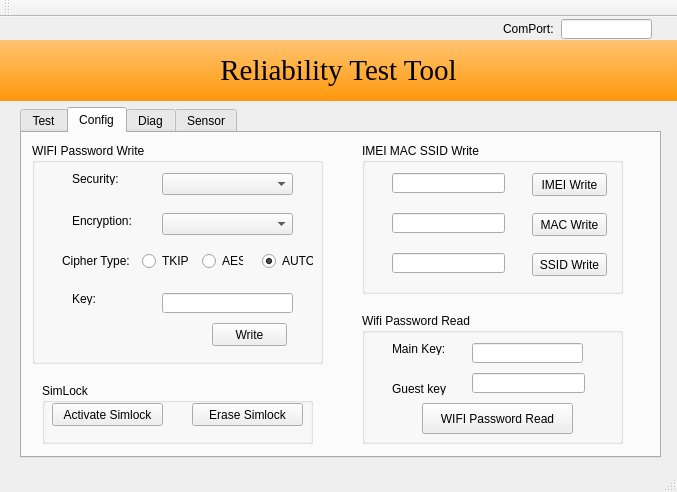
<?xml version="1.0" encoding="UTF-8"?>
<ui version="4.0">
 <class>MainWindow</class>
 <widget class="QMainWindow" name="MainWindow">
  <property name="geometry">
   <rect>
    <x>0</x>
    <y>0</y>
    <width>677</width>
    <height>492</height>
   </rect>
  </property>
  <property name="windowTitle">
   <string>Reliability Test Tool</string>
  </property>
  <property name="layoutDirection">
   <enum>Qt::LeftToRight</enum>
  </property>
  <widget class="QWidget" name="centralWidget">
   <widget class="QLabel" name="lb_Title">
    <property name="geometry">
     <rect>
      <x>0</x>
      <y>23</y>
      <width>677</width>
      <height>61</height>
     </rect>
    </property>
    <property name="font">
     <font>
      <family>Times New Roman</family>
      <pointsize>22</pointsize>
     </font>
    </property>
    <property name="styleSheet">
     <string notr="true">background-color: qlineargradient(spread:pad, x1:0, y1:0, x2:0, y2:1, stop:0 rgba(255, 195, 113, 255), stop:0.487437 rgba(255, 175, 63, 255), stop:1 rgba(255, 151, 13, 255));</string>
    </property>
    <property name="text">
     <string>Reliability Test Tool</string>
    </property>
    <property name="alignment">
     <set>Qt::AlignCenter</set>
    </property>
   </widget>
   <widget class="QLabel" name="label">
    <property name="geometry">
     <rect>
      <x>503</x>
      <y>6</y>
      <width>54</width>
      <height>12</height>
     </rect>
    </property>
    <property name="text">
     <string>ComPort:</string>
    </property>
   </widget>
   <widget class="QLineEdit" name="textComport">
    <property name="geometry">
     <rect>
      <x>561</x>
      <y>2</y>
      <width>91</width>
      <height>20</height>
     </rect>
    </property>
   </widget>
   <widget class="QTabWidget" name="tabWidget">
    <property name="geometry">
     <rect>
      <x>20</x>
      <y>90</y>
      <width>641</width>
      <height>351</height>
     </rect>
    </property>
    <property name="currentIndex">
     <number>1</number>
    </property>
    <property name="iconSize">
     <size>
      <width>16</width>
      <height>16</height>
     </size>
    </property>
    <widget class="QWidget" name="tab">
     <attribute name="title">
      <string>Test</string>
     </attribute>
     <widget class="QPushButton" name="btnStart">
      <property name="geometry">
       <rect>
        <x>400</x>
        <y>300</y>
        <width>81</width>
        <height>21</height>
       </rect>
      </property>
      <property name="text">
       <string>Start</string>
      </property>
     </widget>
     <widget class="QPushButton" name="btnReload">
      <property name="geometry">
       <rect>
        <x>500</x>
        <y>300</y>
        <width>91</width>
        <height>23</height>
       </rect>
      </property>
      <property name="text">
       <string>Reload Items</string>
      </property>
     </widget>
     <widget class="QTableWidget" name="tableWidget_2">
      <property name="geometry">
       <rect>
        <x>0</x>
        <y>0</y>
        <width>631</width>
        <height>291</height>
       </rect>
      </property>
      <property name="maximumSize">
       <size>
        <width>677</width>
        <height>311</height>
       </size>
      </property>
      <property name="horizontalScrollBarPolicy">
       <enum>Qt::ScrollBarAlwaysOff</enum>
      </property>
      <property name="autoScroll">
       <bool>true</bool>
      </property>
      <property name="columnCount">
       <number>2</number>
      </property>
      <attribute name="horizontalHeaderDefaultSectionSize">
       <number>16</number>
      </attribute>
      <attribute name="horizontalHeaderMinimumSectionSize">
       <number>0</number>
      </attribute>
      <attribute name="verticalHeaderVisible">
       <bool>false</bool>
      </attribute>
      <column/>
      <column/>
     </widget>
    </widget>
    <widget class="QWidget" name="tab_3">
     <attribute name="title">
      <string>Config</string>
     </attribute>
     <widget class="QGroupBox" name="groupBox">
      <property name="geometry">
       <rect>
        <x>10</x>
        <y>10</y>
        <width>291</width>
        <height>221</height>
       </rect>
      </property>
      <property name="title">
       <string>WIFI Password Write</string>
      </property>
      <widget class="QLabel" name="label_6">
       <property name="geometry">
        <rect>
         <x>40</x>
         <y>70</y>
         <width>71</width>
         <height>16</height>
        </rect>
       </property>
       <property name="text">
        <string>Encryption:</string>
       </property>
      </widget>
      <widget class="QRadioButton" name="AES_radioButton_2">
       <property name="geometry">
        <rect>
         <x>170</x>
         <y>110</y>
         <width>41</width>
         <height>16</height>
        </rect>
       </property>
       <property name="text">
        <string>AES</string>
       </property>
      </widget>
      <widget class="QLabel" name="label_7">
       <property name="geometry">
        <rect>
         <x>40</x>
         <y>30</y>
         <width>54</width>
         <height>12</height>
        </rect>
       </property>
       <property name="text">
        <string>Security:</string>
       </property>
      </widget>
      <widget class="QLabel" name="label_8">
       <property name="geometry">
        <rect>
         <x>30</x>
         <y>110</y>
         <width>71</width>
         <height>16</height>
        </rect>
       </property>
       <property name="text">
        <string>Cipher Type:</string>
       </property>
      </widget>
      <widget class="QLineEdit" name="Password_lineEdit_2">
       <property name="geometry">
        <rect>
         <x>130</x>
         <y>150</y>
         <width>131</width>
         <height>20</height>
        </rect>
       </property>
      </widget>
      <widget class="QPushButton" name="pushButton_Write_2">
       <property name="geometry">
        <rect>
         <x>180</x>
         <y>180</y>
         <width>75</width>
         <height>23</height>
        </rect>
       </property>
       <property name="text">
        <string>Write</string>
       </property>
      </widget>
      <widget class="QLabel" name="label_9">
       <property name="geometry">
        <rect>
         <x>40</x>
         <y>150</y>
         <width>54</width>
         <height>12</height>
        </rect>
       </property>
       <property name="text">
        <string>Key:</string>
       </property>
      </widget>
      <widget class="QRadioButton" name="AUTO_radioButton_2">
       <property name="geometry">
        <rect>
         <x>230</x>
         <y>110</y>
         <width>51</width>
         <height>16</height>
        </rect>
       </property>
       <property name="text">
        <string>AUTO</string>
       </property>
       <property name="checked">
        <bool>true</bool>
       </property>
      </widget>
      <widget class="QComboBox" name="Security_comboBox_2">
       <property name="geometry">
        <rect>
         <x>130</x>
         <y>30</y>
         <width>131</width>
         <height>22</height>
        </rect>
       </property>
      </widget>
      <widget class="QComboBox" name="Encryption_comboBox_2">
       <property name="geometry">
        <rect>
         <x>130</x>
         <y>70</y>
         <width>131</width>
         <height>22</height>
        </rect>
       </property>
      </widget>
      <widget class="QRadioButton" name="TKIP_radioButton_2">
       <property name="geometry">
        <rect>
         <x>110</x>
         <y>110</y>
         <width>51</width>
         <height>16</height>
        </rect>
       </property>
       <property name="text">
        <string>TKIP</string>
       </property>
      </widget>
      <widget class="QPushButton" name="pushButton_Imei_Write_3">
       <property name="geometry">
        <rect>
         <x>400</x>
         <y>30</y>
         <width>75</width>
         <height>23</height>
        </rect>
       </property>
       <property name="text">
        <string>IMEI Write</string>
       </property>
      </widget>
      <widget class="QPushButton" name="pushButton_SSID_Write_3">
       <property name="geometry">
        <rect>
         <x>400</x>
         <y>130</y>
         <width>75</width>
         <height>23</height>
        </rect>
       </property>
       <property name="text">
        <string>SSID Write</string>
       </property>
      </widget>
      <widget class="QPushButton" name="pushButton_Mac_Write_3">
       <property name="geometry">
        <rect>
         <x>400</x>
         <y>80</y>
         <width>75</width>
         <height>23</height>
        </rect>
       </property>
       <property name="text">
        <string>MAC Write</string>
       </property>
      </widget>
      <widget class="QPushButton" name="pushButton_Erase_Sim_Lock_3">
       <property name="geometry">
        <rect>
         <x>380</x>
         <y>230</y>
         <width>101</width>
         <height>23</height>
        </rect>
       </property>
       <property name="text">
        <string>Erase Simlock</string>
       </property>
      </widget>
     </widget>
     <widget class="QGroupBox" name="groupBox_3">
      <property name="geometry">
       <rect>
        <x>20</x>
        <y>250</y>
        <width>271</width>
        <height>61</height>
       </rect>
      </property>
      <property name="title">
       <string>SimLock</string>
      </property>
      <widget class="QPushButton" name="pushButton_Activate_Sim_Lock_2">
       <property name="geometry">
        <rect>
         <x>10</x>
         <y>20</y>
         <width>111</width>
         <height>23</height>
        </rect>
       </property>
       <property name="text">
        <string>Activate Simlock</string>
       </property>
      </widget>
      <widget class="QPushButton" name="pushButton_Erase_Sim_Lock_2">
       <property name="geometry">
        <rect>
         <x>150</x>
         <y>20</y>
         <width>111</width>
         <height>23</height>
        </rect>
       </property>
       <property name="text">
        <string>Erase Simlock</string>
       </property>
      </widget>
     </widget>
     <widget class="QGroupBox" name="groupBox_2">
      <property name="geometry">
       <rect>
        <x>340</x>
        <y>10</y>
        <width>261</width>
        <height>151</height>
       </rect>
      </property>
      <property name="title">
       <string>IMEI MAC SSID Write</string>
      </property>
      <widget class="QPushButton" name="pushButton_Imei_Write">
       <property name="geometry">
        <rect>
         <x>170</x>
         <y>30</y>
         <width>75</width>
         <height>23</height>
        </rect>
       </property>
       <property name="text">
        <string>IMEI Write</string>
       </property>
      </widget>
      <widget class="QPushButton" name="pushButton_SSID_Write">
       <property name="geometry">
        <rect>
         <x>170</x>
         <y>110</y>
         <width>75</width>
         <height>23</height>
        </rect>
       </property>
       <property name="text">
        <string>SSID Write</string>
       </property>
      </widget>
      <widget class="QLineEdit" name="lineEdit_IMEI">
       <property name="geometry">
        <rect>
         <x>30</x>
         <y>30</y>
         <width>113</width>
         <height>20</height>
        </rect>
       </property>
      </widget>
      <widget class="QLineEdit" name="lineEdit_SSID">
       <property name="geometry">
        <rect>
         <x>30</x>
         <y>110</y>
         <width>113</width>
         <height>20</height>
        </rect>
       </property>
      </widget>
      <widget class="QPushButton" name="pushButton_Mac_Write">
       <property name="geometry">
        <rect>
         <x>170</x>
         <y>70</y>
         <width>75</width>
         <height>23</height>
        </rect>
       </property>
       <property name="text">
        <string>MAC Write</string>
       </property>
      </widget>
      <widget class="QLineEdit" name="lineEdit_MAC">
       <property name="geometry">
        <rect>
         <x>30</x>
         <y>70</y>
         <width>113</width>
         <height>20</height>
        </rect>
       </property>
      </widget>
     </widget>
     <widget class="QGroupBox" name="groupBox_4">
      <property name="geometry">
       <rect>
        <x>340</x>
        <y>180</y>
        <width>261</width>
        <height>131</height>
       </rect>
      </property>
      <property name="title">
       <string>Wifi Password Read</string>
      </property>
      <widget class="QPushButton" name="pushButton_Wifi_PS_R">
       <property name="geometry">
        <rect>
         <x>60</x>
         <y>90</y>
         <width>151</width>
         <height>31</height>
        </rect>
       </property>
       <property name="text">
        <string>WIFI Password Read</string>
       </property>
      </widget>
      <widget class="QLineEdit" name="lineEdit_Main_wifi">
       <property name="geometry">
        <rect>
         <x>110</x>
         <y>30</y>
         <width>111</width>
         <height>20</height>
        </rect>
       </property>
      </widget>
      <widget class="QLineEdit" name="lineEdit_Guset_wifi">
       <property name="geometry">
        <rect>
         <x>110</x>
         <y>60</y>
         <width>113</width>
         <height>20</height>
        </rect>
       </property>
      </widget>
      <widget class="QLabel" name="label_12">
       <property name="geometry">
        <rect>
         <x>30</x>
         <y>30</y>
         <width>54</width>
         <height>12</height>
        </rect>
       </property>
       <property name="text">
        <string>Main Key:</string>
       </property>
      </widget>
      <widget class="QLabel" name="label_13">
       <property name="geometry">
        <rect>
         <x>30</x>
         <y>70</y>
         <width>54</width>
         <height>12</height>
        </rect>
       </property>
       <property name="text">
        <string>Guest key:</string>
       </property>
      </widget>
     </widget>
    </widget>
    <widget class="QWidget" name="tab_2">
     <property name="enabled">
      <bool>true</bool>
     </property>
     <attribute name="title">
      <string>Diag</string>
     </attribute>
     <widget class="QTableWidget" name="tableWidget">
      <property name="geometry">
       <rect>
        <x>10</x>
        <y>40</y>
        <width>621</width>
        <height>271</height>
       </rect>
      </property>
      <property name="rowCount">
       <number>8</number>
      </property>
      <property name="columnCount">
       <number>6</number>
      </property>
      <row/>
      <row/>
      <row/>
      <row/>
      <row/>
      <row/>
      <row/>
      <row/>
      <column/>
      <column/>
      <column/>
      <column/>
      <column/>
      <column/>
     </widget>
     <widget class="QPushButton" name="pushButton_Read">
      <property name="geometry">
       <rect>
        <x>500</x>
        <y>10</y>
        <width>75</width>
        <height>23</height>
       </rect>
      </property>
      <property name="text">
       <string>Read</string>
      </property>
     </widget>
    </widget>
    <widget class="QWidget" name="tab_4">
     <attribute name="title">
      <string>Sensor</string>
     </attribute>
     <widget class="QToolButton" name="toolButton_sensor">
      <property name="geometry">
       <rect>
        <x>570</x>
        <y>0</y>
        <width>61</width>
        <height>31</height>
       </rect>
      </property>
      <property name="text">
       <string>Disable p-sensor, Hall IC and power saving</string>
      </property>
     </widget>
     <widget class="QPushButton" name="pushButton_NV_Read">
      <property name="geometry">
       <rect>
        <x>530</x>
        <y>40</y>
        <width>71</width>
        <height>23</height>
       </rect>
      </property>
      <property name="text">
       <string>Read</string>
      </property>
     </widget>
     <widget class="QPushButton" name="pushButton_NV_Write">
      <property name="geometry">
       <rect>
        <x>530</x>
        <y>140</y>
        <width>75</width>
        <height>23</height>
       </rect>
      </property>
      <property name="text">
       <string>Write</string>
      </property>
     </widget>
     <widget class="QLineEdit" name="lineEdit">
      <property name="geometry">
       <rect>
        <x>70</x>
        <y>40</y>
        <width>151</width>
        <height>20</height>
       </rect>
      </property>
     </widget>
     <widget class="QLineEdit" name="lineEdit_2">
      <property name="geometry">
       <rect>
        <x>70</x>
        <y>80</y>
        <width>151</width>
        <height>20</height>
       </rect>
      </property>
     </widget>
     <widget class="QLineEdit" name="lineEdit_3">
      <property name="geometry">
       <rect>
        <x>70</x>
        <y>120</y>
        <width>151</width>
        <height>20</height>
       </rect>
      </property>
     </widget>
     <widget class="QLineEdit" name="lineEdit_4">
      <property name="geometry">
       <rect>
        <x>70</x>
        <y>160</y>
        <width>151</width>
        <height>20</height>
       </rect>
      </property>
     </widget>
     <widget class="QLineEdit" name="lineEdit_5">
      <property name="geometry">
       <rect>
        <x>320</x>
        <y>40</y>
        <width>151</width>
        <height>20</height>
       </rect>
      </property>
     </widget>
     <widget class="QLabel" name="label_2">
      <property name="geometry">
       <rect>
        <x>20</x>
        <y>40</y>
        <width>51</width>
        <height>16</height>
       </rect>
      </property>
      <property name="text">
       <string>MEID</string>
      </property>
     </widget>
     <widget class="QLabel" name="label_3">
      <property name="geometry">
       <rect>
        <x>20</x>
        <y>80</y>
        <width>51</width>
        <height>16</height>
       </rect>
      </property>
      <property name="text">
       <string>A-Key</string>
      </property>
     </widget>
     <widget class="QLabel" name="label_4">
      <property name="geometry">
       <rect>
        <x>270</x>
        <y>40</y>
        <width>51</width>
        <height>16</height>
       </rect>
      </property>
      <property name="text">
       <string>OKSTL</string>
      </property>
     </widget>
     <widget class="QLabel" name="label_10">
      <property name="geometry">
       <rect>
        <x>10</x>
        <y>160</y>
        <width>61</width>
        <height>16</height>
       </rect>
      </property>
      <property name="text">
       <string>Spc Code</string>
      </property>
     </widget>
     <widget class="QLabel" name="label_11">
      <property name="geometry">
       <rect>
        <x>10</x>
        <y>120</y>
        <width>61</width>
        <height>16</height>
       </rect>
      </property>
      <property name="text">
       <string>Check Sum</string>
      </property>
     </widget>
    </widget>
   </widget>
  </widget>
  <widget class="QMenuBar" name="menuBar">
   <property name="geometry">
    <rect>
     <x>0</x>
     <y>0</y>
     <width>677</width>
     <height>23</height>
    </rect>
   </property>
  </widget>
  <widget class="QStatusBar" name="statusBar">
   <property name="enabled">
    <bool>false</bool>
   </property>
  </widget>
  <widget class="QToolBar" name="mainToolBar">
   <property name="enabled">
    <bool>false</bool>
   </property>
   <attribute name="toolBarArea">
    <enum>TopToolBarArea</enum>
   </attribute>
   <attribute name="toolBarBreak">
    <bool>false</bool>
   </attribute>
  </widget>
 </widget>
 <layoutdefault spacing="6" margin="11"/>
 <resources/>
 <connections/>
</ui>
